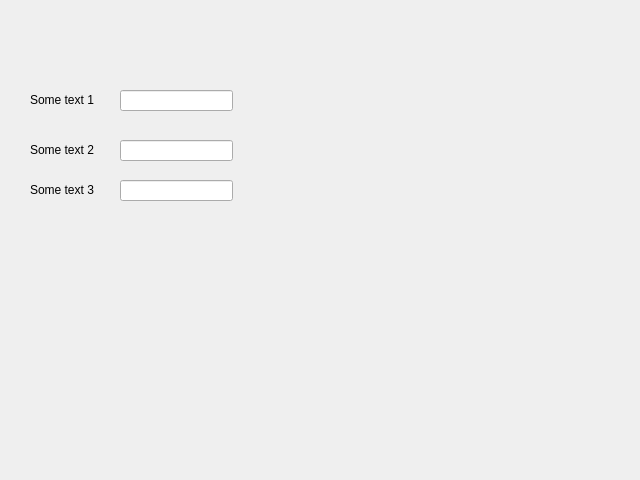
<?xml version="1.0" encoding="UTF-8"?>
<ui version="4.0">
 <class>Dialog</class>
 <widget class="QDialog" name="Dialog">
  <property name="geometry">
   <rect>
    <x>0</x>
    <y>0</y>
    <width>640</width>
    <height>480</height>
   </rect>
  </property>
  <property name="windowTitle">
   <string>Dialog</string>
  </property>
  <widget class="QLineEdit" name="lineEdit">
   <property name="geometry">
    <rect>
     <x>120</x>
     <y>90</y>
     <width>113</width>
     <height>21</height>
    </rect>
   </property>
  </widget>
  <widget class="QLabel" name="label">
   <property name="geometry">
    <rect>
     <x>30</x>
     <y>90</y>
     <width>81</width>
     <height>20</height>
    </rect>
   </property>
   <property name="text">
    <string>Some text 1</string>
   </property>
  </widget>
  <widget class="QLabel" name="label_2">
   <property name="geometry">
    <rect>
     <x>30</x>
     <y>140</y>
     <width>81</width>
     <height>20</height>
    </rect>
   </property>
   <property name="text">
    <string>Some text 2</string>
   </property>
  </widget>
  <widget class="QLineEdit" name="lineEdit_2">
   <property name="geometry">
    <rect>
     <x>120</x>
     <y>140</y>
     <width>113</width>
     <height>21</height>
    </rect>
   </property>
  </widget>
  <widget class="QLabel" name="label_3">
   <property name="geometry">
    <rect>
     <x>30</x>
     <y>180</y>
     <width>81</width>
     <height>20</height>
    </rect>
   </property>
   <property name="text">
    <string>Some text 3</string>
   </property>
  </widget>
  <widget class="QLineEdit" name="lineEdit_3">
   <property name="geometry">
    <rect>
     <x>120</x>
     <y>180</y>
     <width>113</width>
     <height>21</height>
    </rect>
   </property>
  </widget>
 </widget>
 <resources/>
 <connections/>
</ui>
